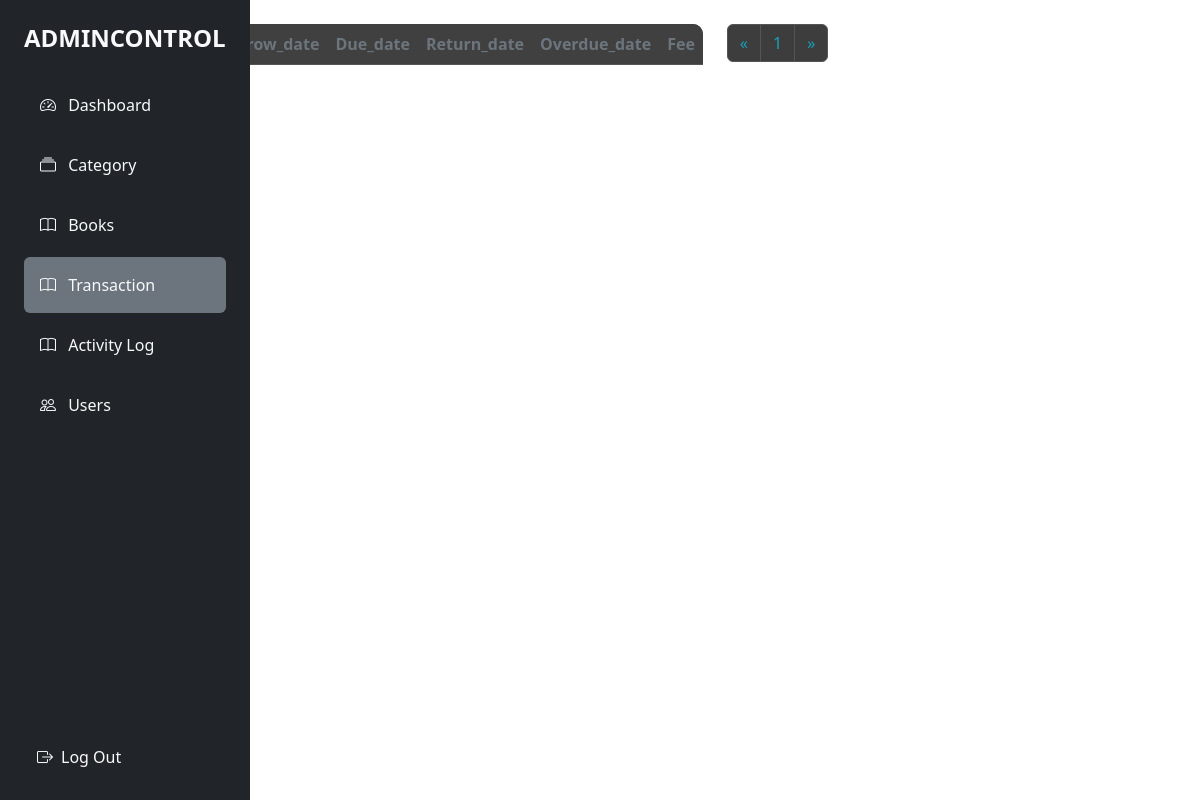
Page /admin/transaction.php?page=2 (signed in) on the earlier database version.
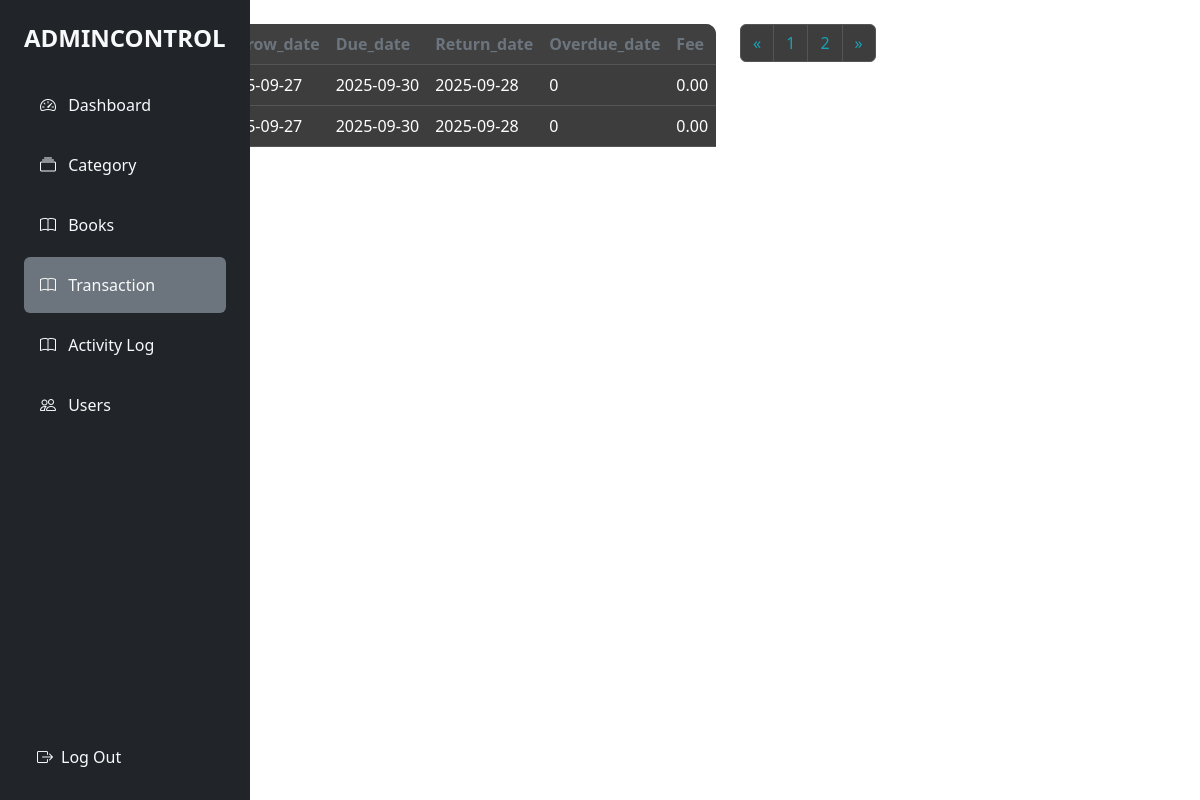
Same page on the later database version.
### tables this page shows
CREATE TABLE `transactions` (
  `transaction_id` int(11) NOT NULL,
  `user_id` int(11) DEFAULT NULL,
  `book_id` int(11) DEFAULT NULL,
  `borrow_date` date NOT NULL DEFAULT curdate(),
  `due_date` date NOT NULL,
  `return_date` date DEFAULT NULL,
  `overdue_days` int(11) DEFAULT 0,
  `fee` decimal(10,2) DEFAULT 0.00
);

### admin/BookController.php (called while the page is built, shortened)
<?php
class Database
{
    private $host = "localhost";
    private $db   = "it6_LMS";
    private $user = "root";
    private $pass = "";
    public function __construct()
    {
        try {
            $dsn = "mysql:host={$this->host};dbname={$this->db};charset=utf8";
            $this->pdo = new PDO($dsn, $this->user, $this->pass);
        } catch (PDOException $e) {
            die("Database Connection Failed: " . $e->getMessage());
        }
    }
}

### admin/transactionControll.php (called while the page is built, shortened)
<?php
class Library
{
  private $conn;
  public function __construct($db)
  {
    $this->conn = $db;
  }
  public function countTransactions()
  {
    $stmt = $this->conn->query("SELECT COUNT(*) as total FROM transactions");
    return (int) $stmt->fetch(PDO::FETCH_ASSOC)['total'];
  }
  public function getTransactions($limit, $offset)
  {
    $stmt = $this->conn->prepare("
        SELECT
            t.transaction_id,
            t.user_id,
            t.book_id,
            t.borrow_date,
            t.due_date,
            t.return_date,
            t.overdue_days,
            t.fee
        FROM transactions t
        ORDER BY t.borrow_date DESC
        LIMIT :limit OFFSET :offset
    ");
    $stmt->bindValue(':limit', (int)$limit, PDO::PARAM_INT);
    $stmt->bindValue(':offset', (int)$offset, PDO::PARAM_INT);
    $stmt->execute();
    return $stmt->fetchAll(PDO::FETCH_ASSOC);
  }
}

### admin/transaction.php (the view, shortened to what this page needs)
<?php
require '../admin/BookController.php';
require '../admin/transactionControll.php';
$db = new Database();
$library = new Library($db->pdo);
$limit = 15;
$page = isset($_GET['page']) ? (int)$_GET['page'] : 1;
$offset = ($page - 1) * $limit;
$totalusers = $library->countTransactions();
$totalPages = ceil($totalusers / $limit);
$users = $library->getTransactions($limit, $offset);
?>
<!DOCTYPE html>
<html lang="en">
<head>
  <link rel="stylesheet" href="../admin/style.css" />
  <link href="https://cdn.jsdelivr.net/npm/bootstrap@5.3.8/dist/css/bootstrap.min.css" rel="stylesheet">
  <link href="https://cdn.jsdelivr.net/npm/bootstrap-icons@1.10.0/font/bootstrap-icons.css" rel="stylesheet">
</head>
<body>
  <div class="d-flex min-vh-100">
    <?php if (file_exists('Frontend/sidebar.php')) include 'Frontend/sidebar.php'; ?>
    <div class="table-responsive m-4" style="border-radius: 10px;">
      <table class="table table-dark table-hover align-middle">
        <thead>
          <tr>
            <th scope="col">ID</th>
            <th scope="col">User_id</th>
            <th scope="col">Book_id</th>
            <th scope="col">Borrow_date</th>
            <th scope="col">Due_date</th>
            <th scope="col">Return_date</th>
            <th scope="col">Overdue_date</th>
            <th scope="col">Fee</th>
          </tr>
        </thead>
        <tbody>
          <?php foreach ($library->getTransactions($limit, $offset) as $row): ?>
            <tr>
              <td><?= htmlspecialchars($row['transaction_id']) ?></td>
              <td><?= htmlspecialchars($row['user_id']) ?></td>
              <td><?= htmlspecialchars($row['book_id']) ?></td>
              <td><?= htmlspecialchars($row['borrow_date']) ?></td>
              <td><?= htmlspecialchars($row['due_date'] ?? 'N/A') ?></td>
              <td><?= htmlspecialchars($row['return_date'] ?? 'N/A') ?></td>
              <td><?= htmlspecialchars($row['overdue_days']) ?></td>
              <td><?= htmlspecialchars($row['fee']) ?></td>
            </tr>
          <?php endforeach; ?>
        </tbody>
      </table>
    </div>
    <div class="d-flex justify-content-center mt-4">
      <nav aria-label="Book pagination">
        <ul class="pagination">
          <li class="page-item <?php if ($page <= 1) echo 'disabled'; ?>">
            <a class="page-link" href="?page=<?php echo $page - 1; ?>" aria-label="Previous">
              &laquo;
            </a>
          </li>
          <?php for ($i = 1; $i <= $totalPages; $i++): ?>
            <li class="page-item <?php if ($i == $page) echo 'active'; ?>">
              <a class="page-link" href="?page=<?php echo $i; ?>"><?php echo $i; ?></a>
            </li>
          <?php endfor; ?>
          <li class="page-item <?php if ($page >= $totalPages) echo 'disabled'; ?>">
            <a class="page-link" href="?page=<?php echo $page + 1; ?>" aria-label="Next">
              &raquo;
            </a>
          </li>
        </ul>
      </nav>
    </div>
</body>
</html>

Differences in the rows shown:
added transactions: borrow_date "2025-09-27", due_date "2025-09-30", return_date "2025-09-28", overdue_days "0", fee "0.00"
added transactions: borrow_date "2025-09-27", due_date "2025-09-30", return_date "2025-09-28", overdue_days "0", fee "0.00"
Other differences:
new list line: "2"
